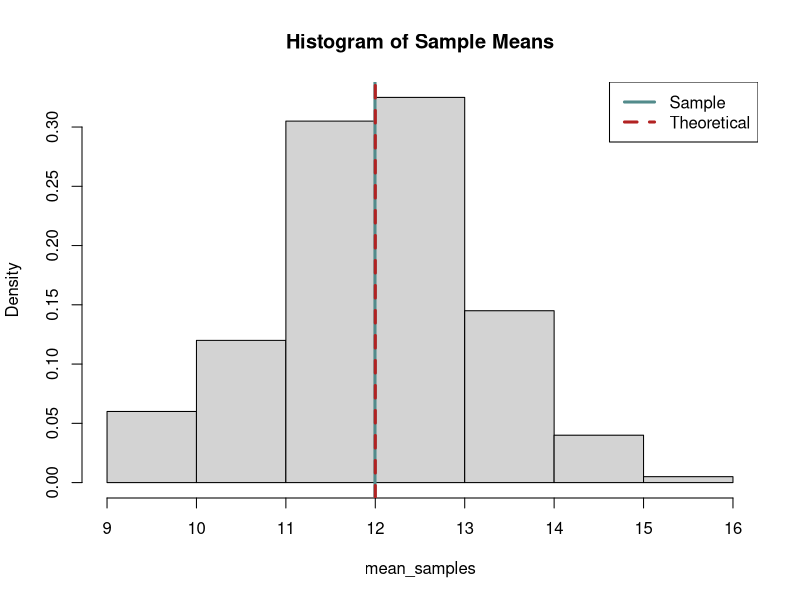
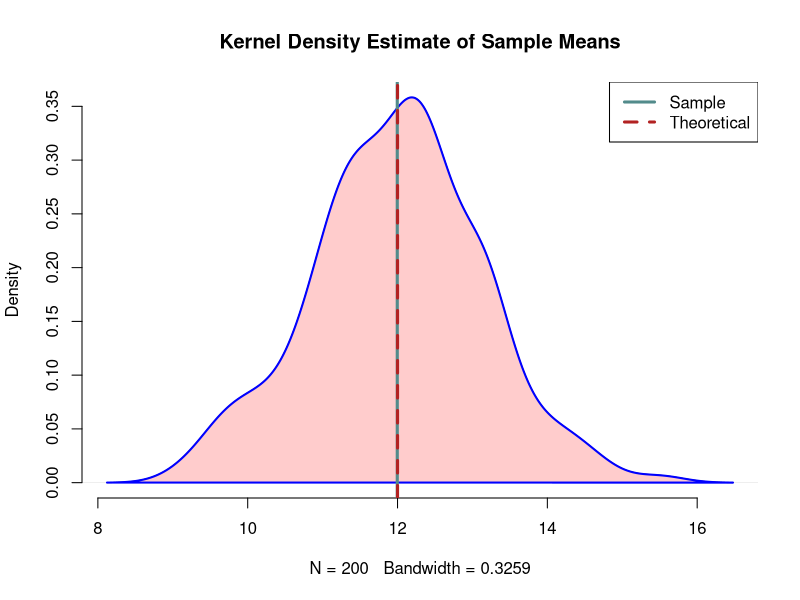
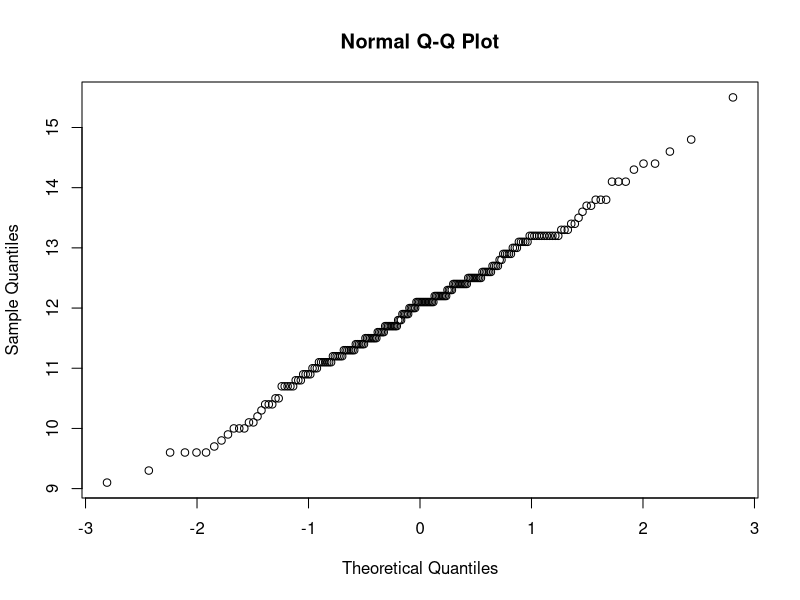
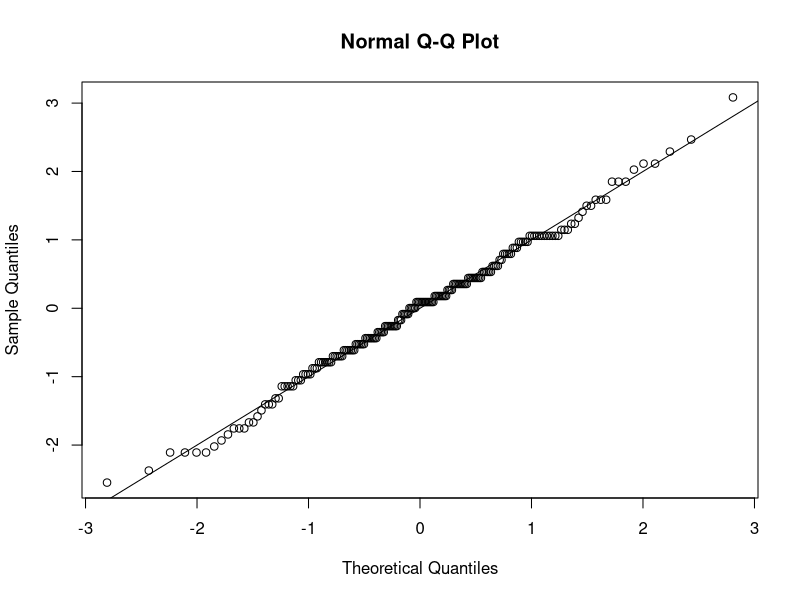

Write the R code that produced these figures, in order.
# Some useful R functions:
# rpois
# matrix; rowMeans
# for
# hist
# lines
# density
# mean
# sd
# var
# sqrt
# rchisq
# quantile

N=200 # random samples
n=10 # size of random samples
lambda = 12 # Poisson distribution parameter

# Generating random samples
samples = matrix(rpois(N * n, lambda), nrow = N)

# Calculating sample mean for each sample
mean_samples = matrix(0, nrow = N) # Initialize
for(i in 1:N){
  mean_samples[i] = mean(samples[i,1:n]) 
  # print(mean_samples[i])
}

# Reporting first 10 sample means
mean_10 = mean_samples[1:10]
print(mean_10)


mean_value = mean(mean_samples)
var_value = var(mean_samples)
sd_value = sd(mean_samples)

# par(mfrow=c(1,1))

# Plotting histogram of sample means (y-axis: density)
hist(mean_samples, freq = FALSE, main = 'Histogram of Sample Means') 
# The option freq=FALSE plots probability densities instead of frequencies
# Adding a dashed line for the mean of sample means
abline(v=mean(mean_samples), lwd=3, col='darkslategray4')
# Theoretical mean and standard deviation 
theoretical_mean = lambda
theoretical_sd = sqrt(lambda/n)
# Adding a dashed line for the theoretical mean
abline(v=theoretical_mean, lty=2, lwd=3, col='firebrick')
legend(c("Sample", "Theoretical"),x='topright', lty=c(1,2), 
       lwd=c(3,3), col=c('darkslategray4', 'firebrick'))

# Fitting a density estimate (default estimator)
d = density(mean_samples)
plot(d, main = "Kernel Density Estimate of Sample Means", bty = 'n')
polygon(d, col = "#FFCCCC", border = 'blue', lwd = 2)
# Adding a dashed line for the sample mean
abline(v=mean(mean_samples), lwd=3, col='darkslategray4')
# Adding a dashed line for the theoretical mean
abline(v=theoretical_mean, lty=2, lwd=3, col='firebrick')
legend(c("Sample", "Theoretical"),x='topright', lty=c(1,2), 
       lwd=c(3,3), col=c('darkslategray4', 'firebrick'))




qqnorm(mean_samples)
abline(a = 0, b = 1)

# Standardizing the sample means to draw QQ-plot
mean_samples_norm<-(mean_samples-mean(mean_samples))/sd(mean_samples) 
qqnorm(mean_samples_norm) # drawing the QQplot
abline(0,1) # drawing a 45-degree reference line

ks.test(mean_samples, "pnorm", mean = 0, sd = 1)
ks.test(mean_samples_norm, "pnorm", mean = 0, sd = 1)
shapiro.test(mean_samples_norm)

error = qnorm(0.975)*sd(mean_samples)/sqrt(n)
left = mean(mean_samples)-error
right = mean(mean_samples)+error
left
right
